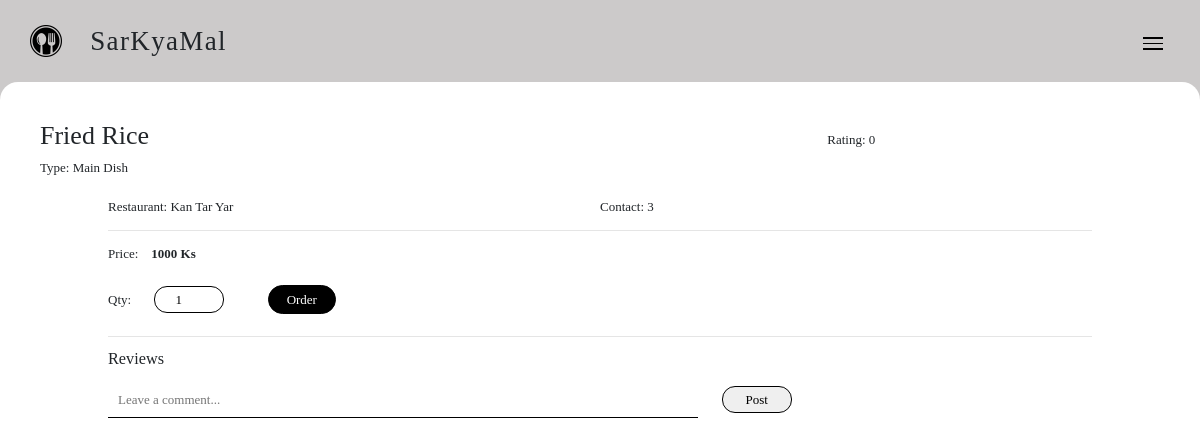
The page /sarkyamal/menu-detail.php?rid=R03&mid=M001 on the database its author committed.
### tables this page shows
CREATE TABLE `restaurant_menu` (
  `rm_id` varchar(11) NOT NULL,
  `restaurant_id` varchar(10) NOT NULL,
  `menu_id` varchar(10) NOT NULL,
  `price` int(11) NOT NULL,
  `description` text NOT NULL,
  `rating` int(11) NOT NULL
);

CREATE TABLE `menus` (
  `menu_id` varchar(10) NOT NULL,
  `menu_name` varchar(100) NOT NULL,
  `menu_type` varchar(100) NOT NULL,
  `availability` int(11) NOT NULL,
  `photo` varchar(255) NOT NULL
);

CREATE TABLE `restaurants` (
  `restaurant_id` varchar(10) NOT NULL,
  `restaurant_name` varchar(255) NOT NULL,
  `contact_ph` varchar(20) NOT NULL,
  `location` varchar(11) NOT NULL
);

### sarkyamal/menu-detail.php (the view, shortened to what this page needs)
<?php
   include("config/connect.php");
   if(isset($_REQUEST['mid']))
	{
      $menu_id=$_REQUEST['mid'];
      $restaurant_id=$_REQUEST['rid'];
      $sql="SELECT * FROM restaurants, restaurant_menu, menus WHERE restaurants.restaurant_id='$restaurant_id' AND menus.menu_id='$menu_id' AND restaurants.restaurant_id=restaurant_menu.restaurant_id AND menus.menu_id=restaurant_menu.menu_id";
      $select=mysqli_query($conn, $sql);
      $data=mysqli_fetch_array($select);
   }
?>
<!DOCTYPE html>
<html lang="en">
<head>
</head>
<body>
<section id="body">
   <?php
      include('nav.php');
      include('cart.php');
   ?>
      <div id="page-title">
         <h2 class="display-inline-block width70"><?php echo $data['menu_name'];?></h2>
         Rating: <?php echo $data['rating'];?> <br>
         Type: <?php echo $data['menu_type'];?>
      </div>
      <div class="content">
         <p class="display-inline-block width50 left">
         Restaurant: <?php echo $data['restaurant_name'];?>
         </p>
         <p class="display-inline-block width50 right">
         Contact: <?php echo $data['contact_ph'];?>
         </p>
         <div class="endfloat"><hr></div>
         <p>Price:&emsp;<b><?php echo $data['price'];?> Ks</b> </p>
         <form action="add-to-cart.php" method="get" id="order">
            Qty:
            <input type="number" value="1" name="qty" min="1" id="qty">
            <a href="#" class="button-link focus-button" onclick="document.getElementById('order').submit();">Order</a>
         </form>
         <hr>
         <div id="review">
            <h5>Reviews</h5>
            <form action="#" method+="post">
               <input type="text" placeholder="Leave a comment..." id="cmt">
               <input type="submit" value="Post" name="post" id="post">
            </form>
         </div>
      </div>
   </section>
</body>
</html>

### sarkyamal/config/style.css (style rules this page uses)
body, html { padding: 0; margin: 0; overflow-x: hidden; max-width: 100%; font-family: 'Proxima Nova Regular'; font-size: 13px; }
.button-link { display: inline-block; border: 1px solid #000; border-radius: 18px; padding: 4px 18px; margin-left: 40px; }
.focus-button { background: #000; color: #fff; }
#body { position: absolute; top: 120px; height: 80%; width: 100%; }
#page-title { margin: 0px 40px 20px; }
.content { width: 82%; margin: 20px auto; }
input { border: 1px solid #000; width: 260px; height: 36px; border-radius: 18px; display: block; margin-bottom: 20px; padding: 0px 20px; }
input[type=submit] { margin-top: 40px; margin-bottom: 10px; }
.left { float: left; }
.right { float: right; }
.endfloat { clear: both; }
.display-inline-block { display: inline-block; }
.width70 { width: 70%; }
.width50 { width: 50%; }
#qty, #post, #ok { display: inline-block; width: 70px; height: 27px; margin: 10px 0px 10px 20px; border-radius: 13px; }
#cmt, #room { border: 0; border-radius: 0; border-bottom: 1px solid #000; display: inline-block; width: 60%; padding: 10px; }

### rows shown on the page
restaurant_menu: menu.menu_name "Fried Rice", rating "0", menu.menu_type "Main Dish", restaurant.restaurant_name "Kan Tar Yar", restaurant.contact_ph "3", price "1000"
